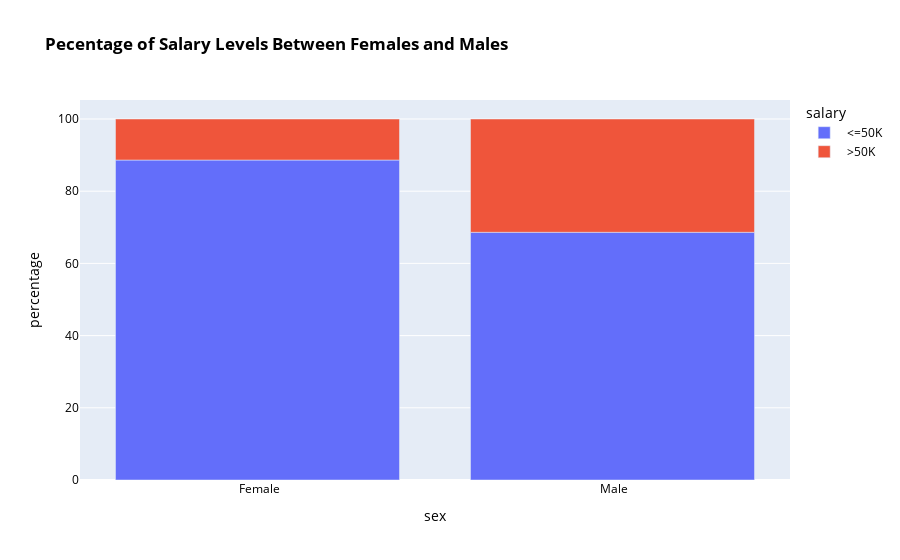

Source (notebook cell):
### Code cell
# 100% filled bar chart

# calculate percent of total sex occurences that belong to a salary category
counts['percentage'] = counts.groupby('sex')['count'].transform(lambda x: (x / sum(x)) * 100)

# plot filled bar chart
fig_2b = px.bar(counts, x='sex', y='percentage', color='salary',
                title="<b>Pecentage of Salary Levels Between Females and Males</b>")

fig_2b.update_layout(
    font=dict(
        color='black'
    ))

fig_2b.show()

### Figure 1 — Plotly figure (JSON) as saved in the notebook; plotly's stock layout.template omitted (floating-point values rounded to 4 significant figures)
{"data": [{"alignmentgroup": "True", "hovertemplate": "salary= <=50K<br>sex=%{x}<br>percentage=%{y}<extra></extra>", "legendgroup": " <=50K", "marker": {"color": "#636efa", "pattern": {"shape": ""}}, "name": " <=50K", "offsetgroup": " <=50K", "orientation": "v", "showlegend": true, "textposition": "auto", "type": "bar", "x": [" Female", " Male"], "xaxis": "x", "y": [88.63, 68.62], "yaxis": "y"}, {"alignmentgroup": "True", "hovertemplate": "salary= >50K<br>sex=%{x}<br>percentage=%{y}<extra></extra>", "legendgroup": " >50K", "marker": {"color": "#EF553B", "pattern": {"shape": ""}}, "name": " >50K", "offsetgroup": " >50K", "orientation": "v", "showlegend": true, "textposition": "auto", "type": "bar", "x": [" Female", " Male"], "xaxis": "x", "y": [11.37, 31.38], "yaxis": "y"}], "layout": {"barmode": "relative", "font": {"color": "black"}, "legend": {"title": {"text": "salary"}, "tracegroupgap": 0}, "title": {"text": "<b>Pecentage of Salary Levels Between Females and Males</b>"}, "xaxis": {"anchor": "y", "domain": [0, 1], "title": {"text": "sex"}}, "yaxis": {"anchor": "x", "domain": [0, 1], "title": {"text": "percentage"}}}}
